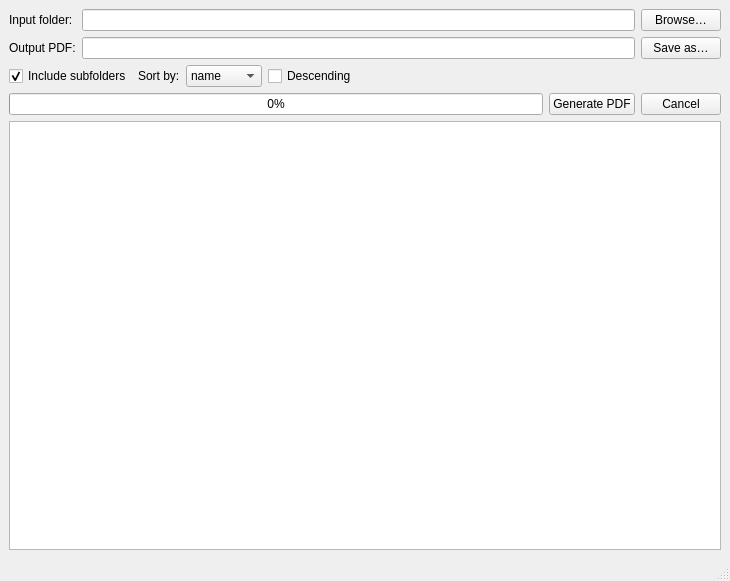
<?xml version="1.0" encoding="UTF-8"?>
<ui version="4.0">
 <class>SnapMergeWindow</class>
 <widget class="QMainWindow" name="SnapMergeWindow">
  <property name="geometry">
   <rect>
    <x>0</x>
    <y>0</y>
    <width>730</width>
    <height>581</height>
   </rect>
  </property>
  <property name="windowTitle">
   <string>SnapMerge</string>
  </property>
  <widget class="QWidget" name="centralwidget">
   <layout class="QVBoxLayout" name="verticalLayout">
    <item>
     <layout class="QGridLayout" name="gridLayout">
      <item row="0" column="0">
       <widget class="QLabel" name="label_input">
        <property name="text">
         <string>Input folder:</string>
        </property>
       </widget>
      </item>
      <item row="0" column="1">
       <widget class="QLineEdit" name="input_line"/>
      </item>
      <item row="0" column="2">
       <widget class="QPushButton" name="browse_input_btn">
        <property name="text">
         <string>Browse…</string>
        </property>
       </widget>
      </item>
      <item row="1" column="0">
       <widget class="QLabel" name="label_output">
        <property name="text">
         <string>Output PDF:</string>
        </property>
       </widget>
      </item>
      <item row="1" column="1">
       <widget class="QLineEdit" name="output_line"/>
      </item>
      <item row="1" column="2">
       <widget class="QPushButton" name="browse_output_btn">
        <property name="text">
         <string>Save as…</string>
        </property>
       </widget>
      </item>
      <item row="2" column="0" colspan="3">
       <layout class="QHBoxLayout" name="optionsLayout">
        <item>
         <widget class="QCheckBox" name="include_sub_chk">
          <property name="text">
           <string>Include subfolders</string>
          </property>
          <property name="checked">
           <bool>true</bool>
          </property>
         </widget>
        </item>
        <item>
         <widget class="QLabel" name="label_sortby">
          <property name="text">
           <string>Sort by:</string>
          </property>
         </widget>
        </item>
        <item>
         <widget class="QComboBox" name="sort_by_combo">
          <item>
           <property name="text">
            <string>name</string>
           </property>
          </item>
          <item>
           <property name="text">
            <string>created</string>
           </property>
          </item>
          <item>
           <property name="text">
            <string>modified</string>
           </property>
          </item>
         </widget>
        </item>
        <item>
         <widget class="QCheckBox" name="sort_desc_chk">
          <property name="text">
           <string>Descending</string>
          </property>
         </widget>
        </item>
        <item>
         <spacer name="horizontalSpacer_3">
          <property name="orientation">
           <enum>Qt::Orientation::Horizontal</enum>
          </property>
          <property name="sizeHint" stdset="0">
           <size>
            <width>40</width>
            <height>20</height>
           </size>
          </property>
         </spacer>
        </item>
       </layout>
      </item>
      <item row="3" column="0" colspan="3">
       <layout class="QHBoxLayout" name="controlsLayout">
        <item>
         <widget class="QProgressBar" name="progress_bar">
          <property name="value">
           <number>0</number>
          </property>
          <property name="textVisible">
           <bool>true</bool>
          </property>
         </widget>
        </item>
        <item>
         <widget class="QPushButton" name="run_btn">
          <property name="text">
           <string>Generate PDF</string>
          </property>
         </widget>
        </item>
        <item>
         <widget class="QPushButton" name="cancel_btn">
          <property name="text">
           <string>Cancel</string>
          </property>
         </widget>
        </item>
       </layout>
      </item>
     </layout>
    </item>
    <item>
     <widget class="QTextEdit" name="log_text">
      <property name="readOnly">
       <bool>true</bool>
      </property>
     </widget>
    </item>
   </layout>
  </widget>
  <widget class="QMenuBar" name="menubar">
   <property name="geometry">
    <rect>
     <x>0</x>
     <y>0</y>
     <width>730</width>
     <height>33</height>
    </rect>
   </property>
  </widget>
  <widget class="QStatusBar" name="statusbar"/>
 </widget>
 <resources/>
 <connections/>
</ui>
